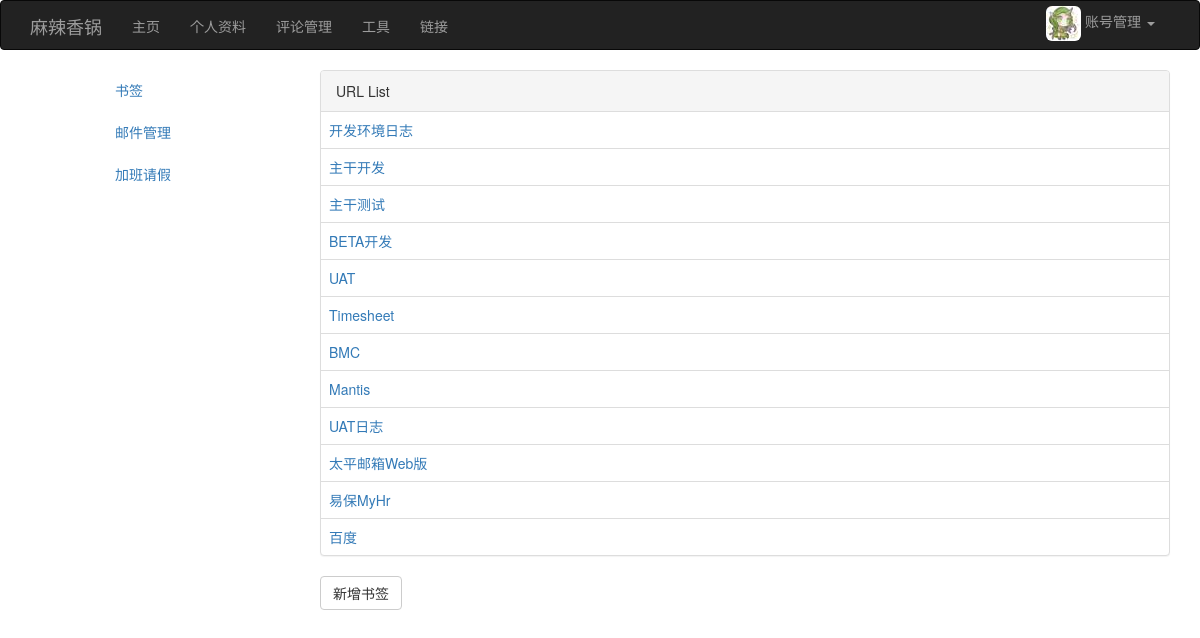
Page /tool-bookmark (signed in) on the committed database.
### app/models.py (models this page shows, shortened)
class User(UserMixin, db.Model):
    __tablename__ = 'users'
    id = db.Column(db.Integer, primary_key=True)
    email = db.Column(db.String(64), unique=True, index=True)
    username = db.Column(db.String(64), unique=True, index=True)
    password_hash = db.Column(db.String(128))
    confirmed = db.Column(db.Boolean, default=False)
    row_id = db.Column(db.Integer, db.ForeignKey('roles.id'))
    posts = db.relationship('Post', backref='author', lazy='dynamic')
    name = db.Column(db.String(64))
    location = db.Column(db.String(64))
    about_me = db.Column(db.Text())
    member_since = db.Column(db.DateTime(), default=datetime.utcnow)
    last_seen = db.Column(db.DateTime(), default=datetime.utcnow)
    small_image = db.Column(db.Text(), default='default_small.jpg')
    big_image = db.Column(db.Text(), default='default_big.jpg')
    followed = db.relationship('Follow',
                               foreign_keys=[Follow.follower_id],
                               backref=db.backref('follower', lazy='joined'),
                               lazy='dynamic',
                               cascade='all, delete-orphan')
    followers = db.relationship('Follow',
                                foreign_keys=[Follow.followed_id],
                                backref=db.backref('followed', lazy='joined'),
                                lazy='dynamic',
                                cascade='all, delete-orphan')
    comments = db.relationship('Comment', backref='author', lazy='dynamic')
    def can(self, permissions):
        return self.role is not None and \
               (self.role.permissions & permissions) == permissions
    @property
    def password(self):
        raise AttributeError('password is not a readable attribute')
    def ping(self):
        self.last_seen = datetime.utcnow()
        db.session.add(self)

class Bookmark(db.Model):
    __tablename__ = 'bookmarks'
    id = db.Column(db.Integer, primary_key=True)
    name = db.Column(db.Text)
    url = db.Column(db.Text)
    network = db.Column(db.Text)

### app/main/views.py (the view)
@main.route('/tool-bookmark', methods=['POST', 'GET'])
def tool_bookmark():
    form = BookmarkForm()
    bookmarks = Bookmark.query.all()
    if form.validate_on_submit():
        new_bookmark = Bookmark(name=form.name.data, url=form.url.data)
        db.session.add(new_bookmark)
        return redirect(url_for('.tool_bookmark'))
    return render_template('tool_bookmark.html', bookmarks=bookmarks, form=form)

### app/auth/views.py (called while the page is built)
@auth.before_app_request
def before_request():
    if current_user.is_authenticated:
        current_user.ping()
        if not current_user.confirmed \
                and request.endpoint[:5] != 'auth.' \
                and request.endpoint != 'static':
            return redirect(url_for('auth.unconfirmed'))

### app/main/__init__.py (called while the page is built)
@main.app_context_processor
def inject_permissions():
    return dict(Permission=Permission)

### app/models.py (called while the page is built)
@login_manager.user_loader
def load_user(user_id):
    return User.query.get(int(user_id))

### app/templates/tool_bookmark.html (shortened to what this page needs)
{% extends 'tool_index.html' %}
{% block tool_content %}
{% import "bootstrap/wtf.html" as wtf %}
<div class="panel panel-default">
    <div class="panel-heading">URL List</div>
    <table class="table">
        <tbody>
        {% for bookmark in bookmarks%}
        <tr>
            <td title="{{bookmark.url}}"><a href="{{bookmark.url}}">{{bookmark.name}}</a>
            </td>
        </tr>
        {% endfor %}
        </tbody>
    </table>
</div>
<div>
    <button name="addBookmark" class="add_mark_button btn btn-default">新增书签</button>
</div>
{% endblock%}

### app/templates/base.html (shortened to what this page needs)
{% extends "bootstrap/base.html" %}
{% block head %}
{{ super() }}
<link rel="stylesheet" type="text/css" href="{{ url_for('static', filename='styles.css') }}">
{% endblock %}
{% block navbar %}
<div class="navbar navbar-inverse" style="height: 20px;" role="navigation">
    <div class="container">
        <div class="navbar-header">
            <a class="navbar-brand" href="{{ url_for('main.index') }}">麻辣香锅</a>
        </div>
        <div class="navbar-collapse collapse">
            <ul class="nav navbar-nav">
                <li><a href="{{ url_for('main.index') }}">主页</a></li>
                {% if current_user.is_authenticated %}
                <li><a href="{{ url_for('main.user', username=current_user.username) }}">个人资料</a></li>
                {% endif %}
                {% if current_user.can(Permission.MODERATE_COMMENTS) %}
                <li><a href="{{ url_for('main.moderate') }}">评论管理</a></li>
                {% endif %}
                {% if current_user.can(Permission.ADMINISTER) %}
                <li><a href="{{ url_for('main.tool_index') }}">工具</a></li>
                {% endif %}
                <li><a href="http://10.7.219.77:8080/company/">链接</a> </li>
            </ul>
            <ul class="nav navbar-nav navbar-right">
                {% if current_user.is_authenticated %}
                <li class="dropdown">
                    <a href="#" class="dropdown-toggle" style="padding-top: 5px;" data-toggle="dropdown">
                        <img class='img-rounded' src="/static/uploads/{{ current_user.small_image }}">
                        账号管理 <b class="caret"></b>
                    </a>
                </li>
                {% else %}
                <li><a href="{{ url_for('auth.login') }}">登录</a></li>
                {% endif %}
            </ul>
        </div>
    </div>
</div>
{% endblock %}

### rows in the picture
User: small_image (picture)
Bookmark: name "开发环境日志"
Bookmark: name "主干开发"
Bookmark: name "主干测试"
Bookmark: name "BETA开发"
Bookmark: name "UAT"
Bookmark: name "Timesheet"
Bookmark: name "BMC"
Bookmark: name "Mantis"
Bookmark: name "UAT日志"
Bookmark: name "太平邮箱Web版"
Bookmark: name "易保MyHr"
Bookmark: name "百度"
